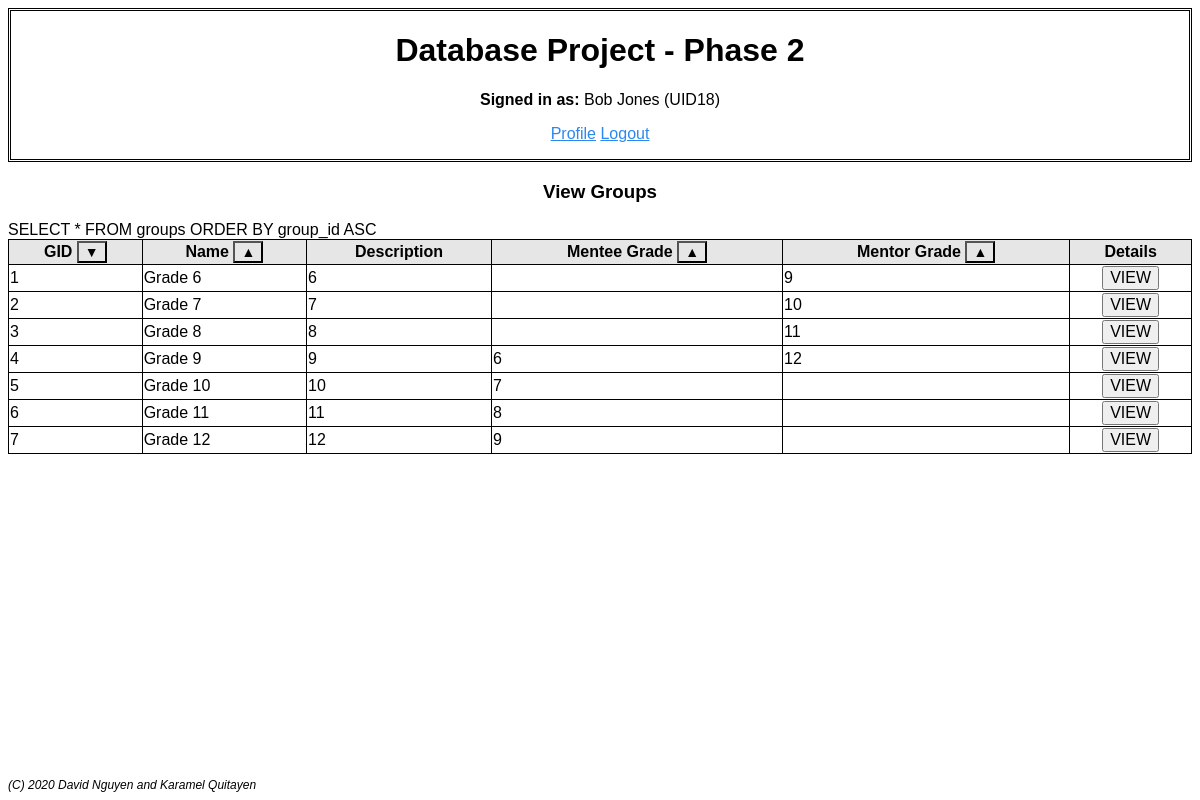
Screenshot of /view_groups_page.php (signed in) with the database file from the repository.
### tables this page shows
CREATE TABLE `groups` (
  `group_id` int(11) NOT NULL AUTO_INCREMENT,
  `name` varchar(255) NOT NULL,
  `description` int (11) DEFAULT NULL,
  `mentor_grade_req` int(11) DEFAULT NULL,
  `mentee_grade_req` int(11) DEFAULT NULL,
  PRIMARY KEY (`group_id`)
);

### view_groups_page.php (the view, shortened to what this page needs)
<html>
	<body>
		<?php
			include "header.php";
		?>
		<form action="view_groups_page.php" method="post">
		<table style='width:100%'>
			<div align='center'>
			<h3>View Groups</h3>
			</div>
			<?php
				$myconnection = mysqli_connect('localhost', 'root', '') or die ('Could not connect: ' . mysql_error());
				$query = "SELECT * FROM groups ORDER BY ";
				if ($_SESSION['table_sort']=='idAsc') $query .= "group_id ASC";
				echo $query . "<br>";
				$result = mysqli_query($myconnection, $query) or die ('Query failed: ' . mysql_error());
				echo "<tr><th>GID <button type='submit' class='class2' name='table_sort' ";
				if ($_SESSION['table_sort']=='idAsc') echo " value='idDes'>&#9660</button></th>";
				else echo " value='idAsc'>&#9650</button></th>";
				echo "<th>Name <button type='submit' class='class2' name='table_sort' ";
				if ($_SESSION['table_sort']=='nameAsc') echo " value='nameDes'>&#9660</button></th>";
				else echo " value='nameAsc'>&#9650</button></th>";
				echo "<th>Description</th>";
				echo "<th>Mentee Grade <button type='submit' class='class2' name='table_sort' ";
				if ($_SESSION['table_sort']=='menteeGradeAsc') echo " value='menteeGradeDes'>&#9660</button></th>";
				else echo " value='menteeGradeAsc'>&#9650</button></th>";
				echo "<th>Mentor Grade <button type='submit' class='class2' name='table_sort' ";
				if ($_SESSION['table_sort']=='mentorGradeAsc') echo " value='mentorGradeDes'>&#9660</button></th>";
				else echo " value='mentorGradeAsc'>&#9650</button></th>";
				echo "<th>Details</th></tr></form>";
				while ($row = mysqli_fetch_array ($result, MYSQLI_ASSOC)) {
					echo "<tr>";
					echo "<form action='$_SESSION[path]group_page.php' method='post'>";
					echo "<td>$row[group_id]</td>";
					echo "<td>$row[name]</td>";
					echo "<td>$row[description]</td>";
					echo "<td>$row[mentee_grade_req]</td>";
					echo "<td>$row[mentor_grade_req]</td>";
					echo "<td align='center'><button type='submit' name='edit_gid' value='$row[group_id]'>VIEW</button>";
					echo "</form></tr>";
				}
			?>
	</body
</html>

### view_groups_page.php (style rules this page uses)
table, th, td { border: 1px solid black; border-collapse: collapse; margin-bottom: 50px; }

### header.php (style rules this page uses)
body { font: normal 16px Verdana, Geneva, sans-serif; }
form { margin-bottom: 35px; }
th { background-color: #e6e6e6; }
button[type=submit] { font: normal 16px Verdana, Geneva, sans-serif; }
button[type=submit].class2 { font: normal 14px Verdana, Geneva, sans-serif; background-color: #e6e6e6; color: black; border: none cursor: pointer; }

### rows the page displays
groups: group_id "1", name "Grade 6", description "6", mentor_grade_req "9"
groups: group_id "2", name "Grade 7", description "7", mentor_grade_req "10"
groups: group_id "3", name "Grade 8", description "8", mentor_grade_req "11"
groups: group_id "4", name "Grade 9", description "9", mentee_grade_req "6", mentor_grade_req "12"
groups: group_id "5", name "Grade 10", description "10", mentee_grade_req "7"
groups: group_id "6", name "Grade 11", description "11", mentee_grade_req "8"
groups: group_id "7", name "Grade 12", description "12", mentee_grade_req "9"

### other values shown
$name "Bob Jones"
$id "18"
